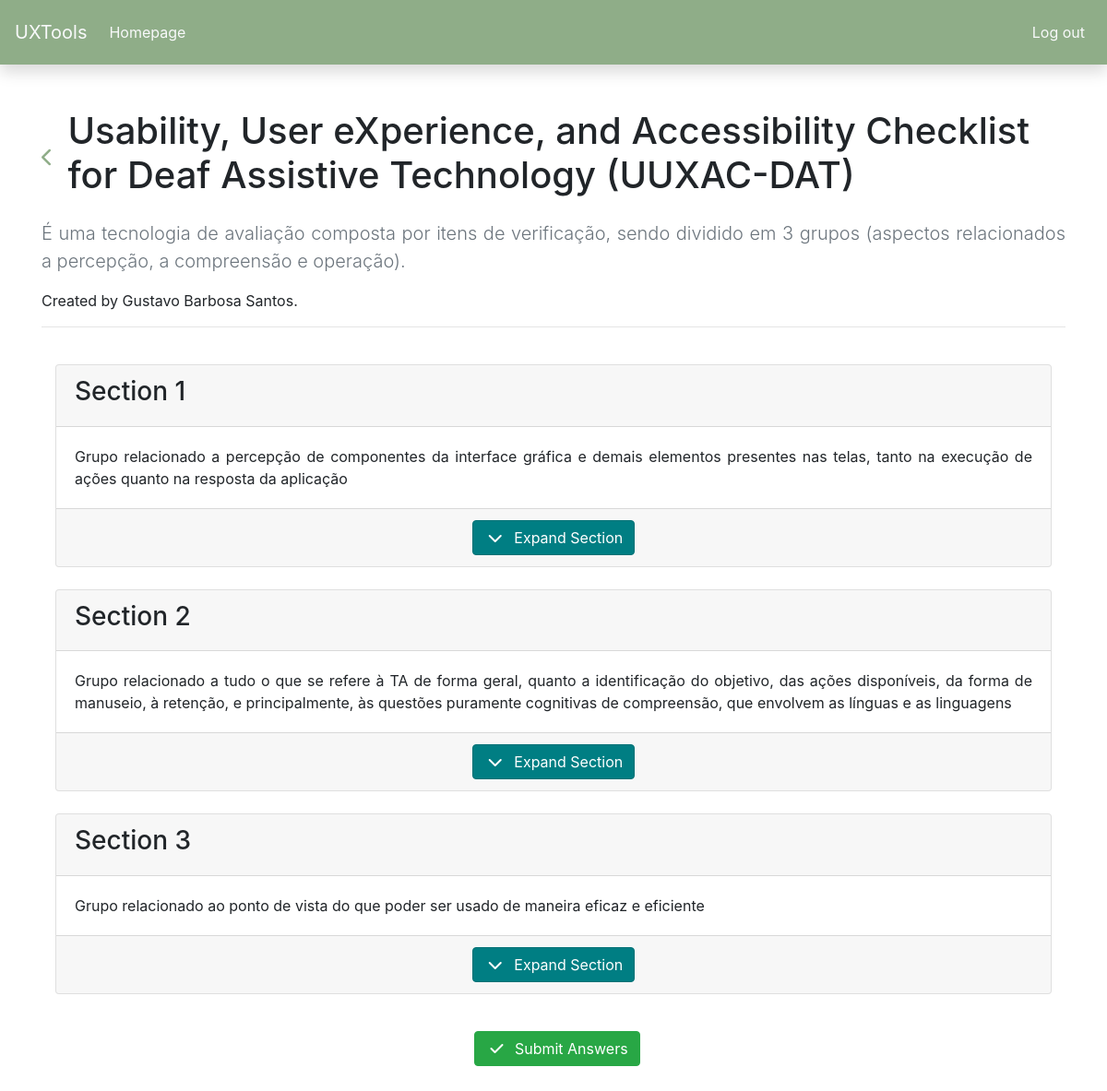
The app's page /php/pages/checklist.php?id=67&e_id=188 (signed in) with its own data.
### tables this page shows
CREATE TABLE `checklist` (
  `id` int(255) NOT NULL,
  `title` varchar(255) NOT NULL,
  `description` varchar(255) NOT NULL,
  `author_id` int(255) NOT NULL,
  `published` tinyint(1) DEFAULT 0
);

CREATE TABLE `user` (
  `id` int(255) NOT NULL,
  `name` varchar(255) NOT NULL,
  `email` varchar(255) NOT NULL,
  `password` varchar(255) NOT NULL
);

CREATE TABLE `section` (
  `id` int(255) NOT NULL,
  `checklist_id` int(255) NOT NULL,
  `title` text NOT NULL,
  `position` int(255) NOT NULL
);

### php/classes/checklist.class.php (called while the page is built, shortened)
<?php
    require_once("../dataAccess/checklistDAO.class.php");
    class Checklist
    {
        private $id;
        private $title;
        private $description;
        private $author;
        function loadChecklist($conn, $checklist_id)
        {
            $checklistDAO = new ChecklistDAO;
            $result = $checklistDAO->select_checklist($conn, $checklist_id);
            $row = $result->fetch_assoc();
            if($row) {
                $this->id = $row["id"];
                $this->title = $row["title"];
                $this->description = $row["description"];
                $this->author = $row["author_id"];
            } else {
                $this->id = NULL;
            }
        }
        function loadSectionsOfChecklist($conn, $checklist_id)
        {
            $checklistDAO = new ChecklistDAO;
            return $checklistDAO->select_sectionsOfChecklist($conn, $checklist_id);
        }
        public function get_id()
        {
            return $this->id;
        }
        public function get_title()
        {
            return $this->title;
        }
        public function get_description()
        {
            return $this->description;
        }
        public function get_authorName($conn)
        {
            $checklistDAO = new ChecklistDAO;
            $result = $checklistDAO->select_authorName($conn, $this->author);
            $row = $result->fetch_assoc();
            return $row["name"];
        }
    }
?>

### php/dataAccess/checklistDAO.class.php (called while the page is built, shortened)
<?php
    class ChecklistDAO
    {
        public function select_checklist($conn, $checklist_id)
        {
            $query = "select * from checklist where id = ?";
            $stmt = $conn->prepare($query);
            $stmt->bind_param("s", $checklist_id);
            $stmt->execute();
            return $stmt->get_result();
        }
        public function select_sectionsOfChecklist($conn, $checklist_id)
        {
            $query = "select * from section where checklist_id = ?";
            $stmt = $conn->prepare($query);
            $stmt->bind_param("s", $checklist_id);
            $stmt->execute();
            return $stmt->get_result();
        }
        public function select_authorName($conn, $author_id)
        {
            $query = "select * from user where id = ?";
            $stmt = $conn->prepare($query);
            $stmt->bind_param("s", $author_id);
            $stmt->execute();
            return $stmt->get_result();
        }
    }
?>

### php/pages/checklist.php (the view, shortened to what this page needs)
<?php
require_once("../classes/database.class.php");
require_once("../classes/checklist.class.php");
require_once("../classes/evaluation.class.php");
$db = new Database;
$conn = $db->connect();
$checklist_id = $_GET["id"];
$checklist = new Checklist;
$checklist->loadChecklist($conn, $checklist_id);
if (isset($_GET["e_id"])) {
	$evaluation_id = $_GET["e_id"];
}
?>
<!doctype html>
<html lang="pt-BR">
<head>
	<link rel="stylesheet" href="../../css/bootstrap/bootstrap.css">
	<link rel="stylesheet" href="../../css/checklist.css">
</head>
<body onLoad="start()">
	<?php include('../templates/navbar.php'); ?>
	<div class="container mt-5 mb-5">
		<div class="mb-3" style="display: flex; align-items: center;">
			<a href="./checklistEvaluations.php?c_id=<?= $checklist->get_id() ?>" style="color:#8FAD88;"><i class="fas fa-chevron-left fa-lg mr-3"></i></a>
			<h1><?= $checklist->get_title() ?></h1>
		</div>
		<p class="lead text-muted text-justify"><?= $checklist->get_description() ?></p>
		<p>Created by <?= $checklist->get_authorName($conn) ?>.</p>
		<hr>
		<form class="col-md-12" method="POST" action="../controllers/insert_answers.php?c_id=<?= $checklist->get_id() ?>&e_id=<?= $evaluation_id ?>">
			<div class="row">
				<div class="col-md-12" id="accordion">
					<?php
					$sectionResult = $checklist->loadSectionsOfChecklist($conn, $checklist->get_id());
					while ($sectionRow = $sectionResult->fetch_assoc()) {
					?>
						<div class="card mt-4 mb-4">
							<div class="card-header d-flex">
								<div class="mr-auto">
									<h3>Section <?= $sectionRow["position"] + 1 ?></h3>
								</div>
							</div>
							<div class="card-body text-justify">
								<?= $sectionRow["title"] ?>
							</div>
							<div class="card-footer d-flex justify-content-center">
								<button type="button" id="toggleSection-<?= $sectionRow["id"] ?>" class="btn btn-primary" data-toggle="collapse" data-target="#section-<?= $sectionRow["id"] ?>">
									<span id="toggleSection-icon" class="ml-1 mr-2">
										<i class="fas fa-chevron-down"></i>
									</span>
									Expand Section
								</button>
							</div>
						</div>
					<?php
					}
					?>
				</div>
			</div>
			<?php if(!isset($_GET["edit"])) { ?>
				<div class="d-flex justify-content-center mt-3">
					<button type="submit" class="btn btn-success ml-2">
						<span class="ml-1 mr-2">
							<i class="fas fa-check"></i>
						</span>
						Submit Answers
					</button>
				</div>
			<?php } ?>
		</form>
	</div>
</body>
</html>

### php/templates/navbar.php (shortened to what this page needs)
<nav class="navbar navbar-expand-lg navbar-light bg-light shadow" id="navbar">
    <a class="navbar-brand text-light" href="#">
        UXTools
    </a>
    <div class="collapse navbar-collapse" id="navbarNavDropdown">
        <ul class="navbar-nav">
            <li class="nav-item">
                <a class="nav-link text-light" href="../../index.php">
                    Homepage
                </a>
            </li>
        </ul>
        <ul class="navbar-nav ml-auto">
            <li class="nav-item">
                <a class="nav-link text-light" href="../controllers/disconnect_user.php">
                    Log out
                </a>
            </li>
        </ul>
    </div>
</nav>

### css/checklist.css (style rules this page uses)
.navbar { min-height: 70px; background-color: #8fad88!important; }
.btn-primary { background-color: #007e83!important; border-color: #007175!important; }

### records on screen
checklist: title "Usability, User eXperience, and Accessibility Checklist for Deaf Assistive Technology (UUXAC-DAT)", description "É uma tecnologia de avaliação composta por itens de verificação, sendo dividido em 3 grupos (aspectos relacionados a percepção, a compreensão e operação)."
user: name "Gustavo Barbosa Santos"
section: $sectionRow["position"] + 1 "1", title "Grupo relacionado a percepção de componentes da interface gráfica e demais elementos presentes nas telas, tanto na execução de ações quanto na resposta da aplicação"
section: $sectionRow["position"] + 1 "2", title "Grupo relacionado a tudo o que se refere à TA de forma geral, quanto a identificação do objetivo, das ações disponíveis, da forma de manuseio, à retenção, e principalmente, às questões puramente cognitivas de compreensão, que envolvem as línguas e as linguagens"
section: $sectionRow["position"] + 1 "3", title "Grupo relacionado ao ponto de vista do que poder ser usado de maneira eficaz e eficiente"
